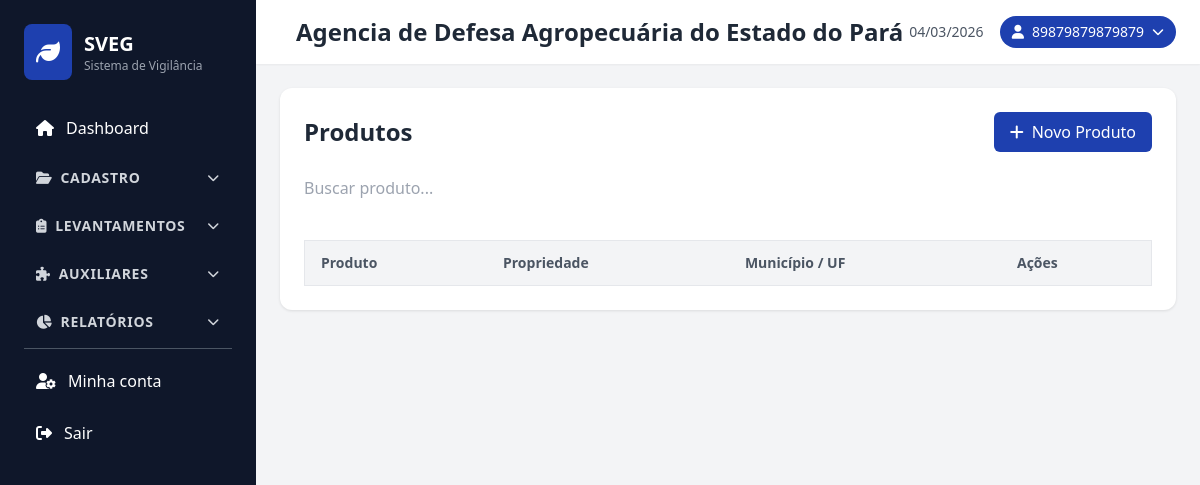
Before: /produtos/index.php (signed in) with the older database file.
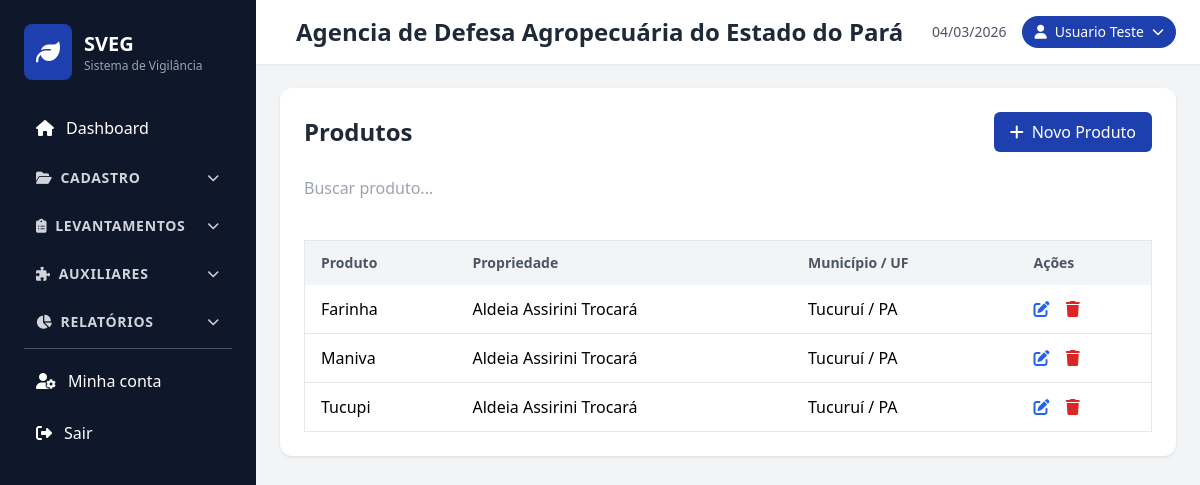
After: the same page with the newer database file.
### tables this page shows
CREATE TABLE `produtos` (
  `id` char(36) NOT NULL,
  `id_propriedade` char(36) NOT NULL,
  `produto` varchar(100) NOT NULL,
  `criado_em` timestamp NOT NULL DEFAULT CURRENT_TIMESTAMP,
  `atualizado_em` timestamp NOT NULL DEFAULT CURRENT_TIMESTAMP ON UPDATE CURRENT_TIMESTAMP
);

CREATE TABLE `propriedades` (
  `id` char(36) NOT NULL,
  `n_cadastro` varchar(50) DEFAULT NULL,
  `cpf_cnpj` varchar(20) DEFAULT NULL,
  `RG_IE` varchar(20) DEFAULT NULL,
  `nome` varchar(100) NOT NULL,
  `CEP` varchar(10) DEFAULT NULL,
  `endereco` varchar(200) DEFAULT NULL,
  `bairro` varchar(100) DEFAULT NULL,
  `municipio` varchar(255) DEFAULT NULL,
  `UF` char(2) DEFAULT NULL,
  `area_total` double DEFAULT NULL,
  `destino_producao` varchar(255) DEFAULT NULL,
  `id_proprietario` char(36) DEFAULT NULL,
  `classificacao` varchar(50) DEFAULT NULL,
  `producao_familiar` char(3) DEFAULT NULL,
  `latitude` decimal(10,8) DEFAULT NULL,
  `longitude` decimal(11,8) DEFAULT NULL,
  `observacoes` text,
  `criado_em` timestamp NULL DEFAULT CURRENT_TIMESTAMP,
  `atualizado_em` timestamp NULL DEFAULT CURRENT_TIMESTAMP ON UPDATE CURRENT_TIMESTAMP
);

### includes/auth.php (called while the page is built, shortened)
<?php
function getLoggedUser() {
    return $_SESSION['user'] ?? null;
}

### includes/functions.php (called while the page is built, shortened)
<?php
function getUserPhotoDataUrl($login) {
    $db = (new Database())->getConnection();
    $stmt = $db->prepare("SELECT picture FROM sec_users WHERE login = ?");
    $stmt->execute([$login]);
    $blob = $stmt->fetchColumn();
    if (!$blob) return null;
    $finfo = new finfo(FILEINFO_MIME_TYPE);
    $mime = $finfo->buffer($blob) ?: 'image/jpeg';
    return 'data:' . $mime . ';base64,' . base64_encode($blob);
}
?>

### produtos/index.php (the view, shortened to what this page needs)
<?php
require_once '../includes/functions.php';
include '../includes/header.php';
$database = new Database();
$db = $database->getConnection();
$stmt = $db->query("
    SELECT p.*, pr.nome as propriedade_nome, pr.municipio as propriedade_municipio, pr.UF
    FROM produtos p
    LEFT JOIN propriedades pr ON p.id_propriedade = pr.id
    ORDER BY p.produto ASC
");
$produtos = $stmt->fetchAll(PDO::FETCH_ASSOC);
?>
<div class="card">
    <div class="flex justify-between items-center mb-6">
        <h2 class="text-2xl font-bold text-gray-800">Produtos</h2>
        <a href="create.php" class="btn-primary">
            <i class="fas fa-plus mr-2"></i>Novo Produto
        </a>
    </div>
    <div class="mb-4">
        <input type="text" id="search" placeholder="Buscar produto..." class="form-group w-full">
    </div>
    <div class="table-container">
        <table class="min-w-full bg-white border border-gray-200">
            <thead>
                <tr class="bg-gray-100">
                    <th class="py-3 px-4 text-left text-sm font-semibold text-gray-600">Produto</th>
                    <th class="py-3 px-4 text-left text-sm font-semibold text-gray-600">Propriedade</th>
                    <th class="py-3 px-4 text-left text-sm font-semibold text-gray-600">Município / UF</th>
                    <th class="py-3 px-4 text-left text-sm font-semibold text-gray-600">Ações</th>
                </tr>
            </thead>
            <tbody id="produtos-table">
                <?php foreach ($produtos as $produto): ?>
                <tr class="border-b hover:bg-gray-50 produto-row" data-search="<?php echo strtolower(htmlspecialchars($produto['produto'] . ' ' . ($produto['propriedade_nome'] ?? '') . ' ' . ($produto['propriedade_municipio'] ?? '') . ' ' . ($produto['UF'] ?? ''))); ?>">
                    <td class="py-3 px-4 font-medium"><?php echo htmlspecialchars($produto['produto']); ?></td>
                    <td class="py-3 px-4"><?php echo htmlspecialchars($produto['propriedade_nome'] ?? '-'); ?></td>
                    <td class="py-3 px-4"><?php echo htmlspecialchars(($produto['propriedade_municipio'] ?? '-') . ' / ' . ($produto['UF'] ?? '-')); ?></td>
                    <td class="py-3 px-4">
                        <a href="edit.php?id=<?php echo htmlspecialchars($produto['id']); ?>" class="text-blue-600 hover:text-blue-800 mr-3" title="Editar">
                            <i class="fas fa-edit"></i>
                        </a>
                        <a href="delete.php?id=<?php echo htmlspecialchars($produto['id']); ?>" class="text-red-600 hover:text-red-800" title="Excluir" onclick="return confirm('Tem certeza que deseja excluir este produto?')">
                            <i class="fas fa-trash"></i>
                        </a>
                    </td>
                </tr>
                <?php endforeach; ?>
            </tbody>
        </table>
    </div>
</div>
<?php include '../includes/footer.php'; ?>

### includes/header.php (shortened to what this page needs)
<?php
require_once __DIR__ . '/auth.php';
$script_name = isset($_SERVER['SCRIPT_NAME']) ? $_SERVER['SCRIPT_NAME'] : '/';
$script_dir = str_replace('\\', '/', dirname($script_name));
$dir_segments = array_values(array_filter(explode('/', trim($script_dir, '/'))));
$subfolders = ['programas', 'propriedades', 'produtos', 'hospedeiros', 'produtores', 'orgaos', 'orgaos_tipos', 'unidades', 'municipios', 'cargos', 'normas', 'termo_inspecao', 'amostragem', 'usuarios', 'config_email'];
$last_seg = end($dir_segments);
if ($last_seg && in_array($last_seg, $subfolders)) {
    array_pop($dir_segments);
}
$base_path = (count($dir_segments) > 0) ? '/' . implode('/', $dir_segments) . '/' : '/';
?>
<!DOCTYPE html>
<html lang="pt-BR">
<head>
    <script src="https://cdn.tailwindcss.com"></script>
    <link rel="stylesheet" href="https://cdnjs.cloudflare.com/ajax/libs/font-awesome/6.4.0/css/all.min.css">
    <link rel="stylesheet" href="<?php echo htmlspecialchars($base_path); ?>css/style.css">
</head>
<body class="bg-gray-100">
    <div class="flex h-screen overflow-hidden">
        <?php include 'sidebar.php'; ?>
        <div class="flex flex-col flex-1 overflow-y-auto">
            <header id="app-header" class="bg-white shadow-sm">
                <div class="px-6 py-4 flex justify-between items-center">
                    <div class="flex items-center">
                        <h1 class="text-2xl font-bold text-gray-800 ml-4"><?php
                            $u = getLoggedUser();
                            echo htmlspecialchars($u['orgao_nome'] ?? 'SVEG');
                        ?></h1>
                    </div>
                    <div class="flex items-center space-x-4">
                        <span class="text-sm text-gray-600"><?php echo date('d/m/Y'); ?></span>
                        <?php $user = getLoggedUser();
                        $user_photo_url = $user ? getUserPhotoDataUrl($user['login']) : null;
                        ?>
                        <div class="relative" id="user-badge-wrap">
                            <button type="button" id="user-badge" class="flex items-center gap-2 bg-primary text-white px-3 py-1.5 rounded-full text-sm hover:bg-blue-900 cursor-pointer transition-colors">
                                <?php if ($user_photo_url): ?>
                                <img src="<?php echo htmlspecialchars($user_photo_url); ?>" alt="" class="w-6 h-6 rounded-full object-cover">
                                <?php else: ?>
                                <i class="fas fa-user"></i>
                                <?php endif; ?>
                                <span><?php echo htmlspecialchars($user['name'] ?? $user['login'] ?? 'Usuário'); ?></span>
                                <i class="fas fa-chevron-down text-xs"></i>
                            </button>
                        </div>
                    </div>
                </div>
            </header>
            <main class="flex-1 p-6 overflow-y-auto min-w-0">

### includes/sidebar.php (shortened to what this page needs)
<?php
$bp = $base_path ?? '';
$self = $_SERVER['PHP_SELF'] ?? '';
$cadastroActive = (strpos($self, 'programas') !== false || strpos($self, 'hospedeiros') !== false || strpos($self, 'normas') !== false);
$levantamentosActive = (strpos($self, 'produtores') !== false || strpos($self, 'propriedades') !== false || strpos($self, 'termo_inspecao') !== false || strpos($self, 'amostragem') !== false);
$auxiliaresActive = (strpos($self, 'orgaos_tipos') !== false || (strpos($self, 'orgaos') !== false && strpos($self, 'orgaos_tipos') === false) || strpos($self, 'unidades') !== false || strpos($self, 'municipios') !== false || strpos($self, 'cargos') !== false || strpos($self, 'usuarios') !== false || strpos($self, 'config_email') !== false);
$relatoriosActive = (strpos($self, 'relatorios') !== false || strpos($self, 'estatisticas') !== false || strpos($self, 'mapas') !== false || strpos($self, 'exportar') !== false);
?>
<nav id="sidebar" class="bg-secondary text-white w-64 flex-shrink-0 transition-transform transform md:translate-x-0 -translate-x-full h-full overflow-y-auto">
    <div class="p-6">
        <div class="flex items-center mb-6">
            <div class="bg-primary p-3 rounded-lg mr-3">
                <i class="fas fa-leaf text-2xl"></i>
            </div>
            <div>
                <h2 class="text-xl font-bold">SVEG</h2>
                <p class="text-xs text-gray-400">Sistema de Vigilância</p>
            </div>
        </div>
        <nav>
            <ul class="space-y-1">
                <li>
                    <a href="<?php echo $bp; ?>dashboard.php" class="flex items-center p-3 rounded-lg hover:bg-primary transition-colors <?php echo basename($_SERVER['PHP_SELF']) == 'dashboard.php' ? 'bg-primary' : ''; ?>">
                        <i class="fas fa-home mr-3"></i>
                        <span>Dashboard</span>
                    </a>
                </li>
                <li class="mt-2">
                    <details class="sidebar-group"<?php if ($cadastroActive) echo ' open'; ?>>
                        <summary class="flex items-center justify-between p-3 rounded-lg hover:bg-primary/50 cursor-pointer select-none text-sm font-semibold text-gray-300 uppercase tracking-wider sidebar-summary">
                            <span><i class="fas fa-folder-open mr-2"></i>Cadastro</span>
                            <i class="fas fa-chevron-down text-xs transition-transform duration-200 sidebar-chevron"></i>
                        </summary>
                    </details>
                </li>
                <li class="mt-2">
                    <details class="sidebar-group"<?php if ($levantamentosActive) echo ' open'; ?>>
                        <summary class="flex items-center justify-between p-3 rounded-lg hover:bg-primary/50 cursor-pointer select-none text-sm font-semibold text-gray-300 uppercase tracking-wider sidebar-summary">
                            <span><i class="fas fa-clipboard-list mr-2"></i>Levantamentos</span>
                            <i class="fas fa-chevron-down text-xs transition-transform duration-200 sidebar-chevron"></i>
                        </summary>
                    </details>
                </li>
                <li class="mt-2">
                    <details class="sidebar-group"<?php if ($auxiliaresActive) echo ' open'; ?>>
                        <summary class="flex items-center justify-between p-3 rounded-lg hover:bg-primary/50 cursor-pointer select-none text-sm font-semibold text-gray-300 uppercase tracking-wider sidebar-summary">
                            <span><i class="fas fa-puzzle-piece mr-2"></i>Auxiliares</span>
                            <i class="fas fa-chevron-down text-xs transition-transform duration-200 sidebar-chevron"></i>
                        </summary>
                    </details>
                </li>
                <li class="mt-2">
                    <details class="sidebar-group"<?php if ($relatoriosActive) echo ' open'; ?>>
                        <summary class="flex items-center justify-between p-3 rounded-lg hover:bg-primary/50 cursor-pointer select-none text-sm font-semibold text-gray-300 uppercase tracking-wider sidebar-summary">
                            <span><i class="fas fa-chart-pie mr-2"></i>Relatórios</span>
                            <i class="fas fa-chevron-down text-xs transition-transform duration-200 sidebar-chevron"></i>
                        </summary>
                    </details>
                </li>
                <li class="mt-4 pt-2 border-t border-gray-600 space-y-1">
                    <a href="<?php echo $bp; ?>conta.php" class="flex items-center p-3 rounded-lg hover:bg-primary transition-colors">
                        <i class="fas fa-user-cog mr-3"></i>
                        <span>Minha conta</span>
                    </a>
                    <a href="<?php echo $bp; ?>logout.php" class="flex items-center p-3 rounded-lg hover:bg-red-600 transition-colors">
                        <i class="fas fa-sign-out-alt mr-3"></i>
                        <span>Sair</span>
                    </a>
                </li>
            </ul>
        </nav>
    </div>
</nav>

### includes/footer.php (shortened to what this page needs)
            </main>
        </div>
    </div>
</body>
</html>

### css/style.css (style rules this page uses)
body { font-family: 'Segoe UI', Tahoma, Geneva, Verdana, sans-serif; }
.table-container { overflow-x: auto; }
.btn-primary { background-color: #1e40af; color: white; padding: 8px 16px; border-radius: 6px; text-decoration: none; display: inline-block; transition: all 0.3s; }
.form-group { margin-bottom: 1.5rem; }
.card { background: white; border-radius: 12px; box-shadow: 0 1px 3px rgba(0, 0, 0, 0.1); padding: 1.5rem; margin-bottom: 1.5rem; }

Changed rows visible on the page:
added produtos: produto "Farinha", id_propriedade.nome "Aldeia Assirini Trocará", id_propriedade.UF "Tucuruí / PA"
added produtos: produto "Maniva", id_propriedade.nome "Aldeia Assirini Trocará", id_propriedade.UF "Tucuruí / PA"
added produtos: produto "Tucupi", id_propriedade.nome "Aldeia Assirini Trocará", id_propriedade.UF "Tucuruí / PA"
Other visible differences:
$user['name']: "89879879879879" → "Usuario Teste"
